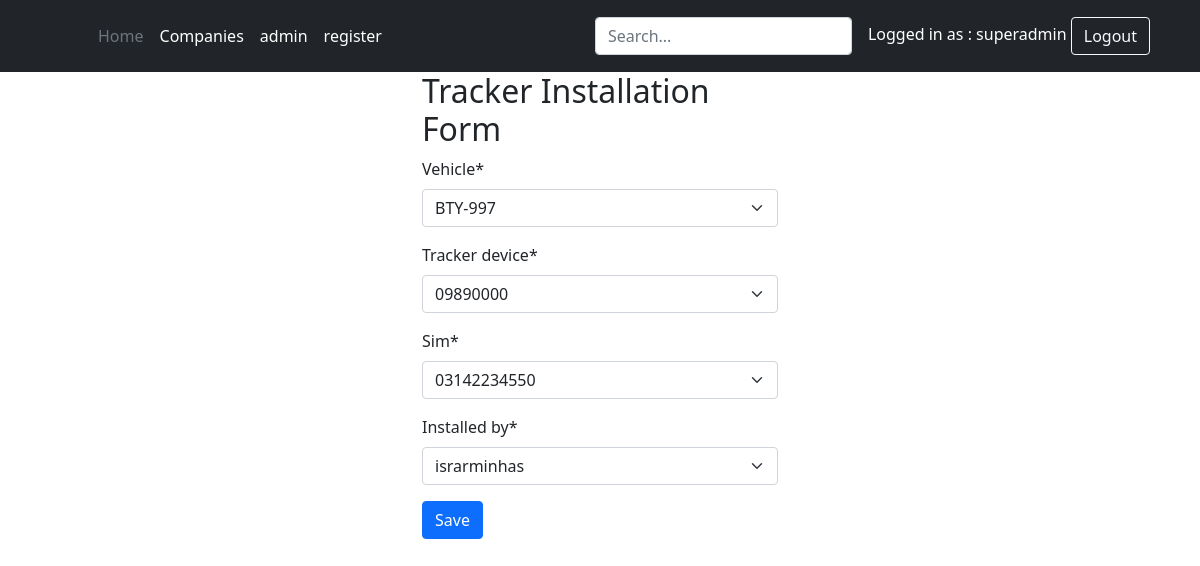
Page /installations/1/update/ (signed in) on the committed database.
### accounts/models.py (models this page shows)
class UserProfile(AbstractUser):
    is_manager  = models.BooleanField(default=False)
    is_admin    = models.BooleanField(default=False)
    is_installer = models.BooleanField(default=False)
    is_agent = models.BooleanField(default=False)
    company = models.ForeignKey(Company, on_delete=models.CASCADE, null=True, related_name='owned_companies')

### installations/models.py (models this page shows, shortened)
class TrackerInstallation(models.Model):
    vehicle = models.ForeignKey(Vehicle, on_delete=models.CASCADE, related_name='tracker_installations')
    tracker_device = models.ForeignKey(TrackerDevice, on_delete=models.CASCADE)
    sim = models.ForeignKey(Sim, on_delete=models.CASCADE)
    company = models.ForeignKey(Company, on_delete=models.CASCADE, related_name='tracker_installations')
    installed_by = models.ForeignKey(UserProfile, on_delete=models.CASCADE, related_name='tracker_installations')
    installed_at = models.DateTimeField(auto_now_add=True)
    class Meta:
        unique_together = ['vehicle', 'tracker_device', 'sim']

### installations/views.py (the view)
# urls.py: path('<int:pk>/update/', TrackerInstallationUpdateView.as_view(), name='trackerinstallation_update'),
class TrackerInstallationUpdateView(UpdateView):
    model = TrackerInstallation
    template_name = 'installations/tracker_installation_form.html'
    fields = ['vehicle', 'tracker_device', 'sim', 'installed_by']
    success_url = reverse_lazy('installations:tracker-installation-list')
    def get_form(self, form_class=None):
        form = super().get_form(form_class)
        if self.request.user.is_installer:
            form.fields['installed_by'].initial = self.request.user
            form.fields['installed_by'].widget.attrs['readonly'] = True
        elif self.request.user.is_manager or self.request.user.is_admin:
            form.fields['installed_by'].queryset = UserProfile.objects.filter(company=self.request.user.company, is_installer=True)
        return form

### inventory/models.py (called while the page is built)
    def __str__(self):
        return self.model_number

    def __str__(self):
        return self.MSISDN

### vehicles/models.py (called while the page is built)
    def __str__(self):
        return self.RegistrationNumber

### installations/templates/installations/tracker_installation_form.html (shortened to what this page needs)
{% extends "base.html" %}
{% load crispy_forms_tags %}
{% block content %}
 <div class="container">
  <div class="row" >
<div  class="col">
</div>
<div  class="col">
  <h2>Tracker Installation Form</h2>
  <form method="POST" enctype="multipart/form-data">
    {{ form|crispy }}
    <button class="btn btn-primary" type="submit">Save</button>
  </form>
</div>
      <div  class="col">
</div>
      </div>
  </div>
{% endblock %}

### templates/header.html (shortened to what this page needs)
<header class="p-3 bg-dark text-white">
    <div class="container">
      <div class="d-flex flex-wrap align-items-center justify-content-center justify-content-lg-start">
        <a href="/" class="d-flex align-items-center mb-2 mb-lg-0 text-white text-decoration-none">
          <svg class="bi me-2" width="40" height="32" role="img" aria-label="Bootstrap"><use xlink:href="#bootstrap"></use></svg>
        </a>
        <ul class="nav col-12 col-lg-auto me-lg-auto mb-2 justify-content-center mb-md-0">
          <li><a href="\" class="nav-link px-2 text-secondary">Home</a></li>
          {% if request.user.is_authenticated %}
              {% if request.user.is_superuser %}
          <li><a href="{% url 'home:company_list' %}" class="nav-link px-2 text-white">Companies</a></li>
          <li><a href="/admin/" class="nav-link px-2 text-white">admin</a></li>
          <li><a href="{% url 'accounts:register' %}" class="nav-link px-2 text-white">register</a></li>
          {% endif %}
          {% endif %}
        </ul>
        <form class="col-12 col-lg-auto mb-3 mb-lg-0 me-lg-3">
          <input type="search" class="form-control form-control-dark" placeholder="Search..." aria-label="Search">
        </form>
        {% if request.user.is_authenticated %}
        <div class="text-end">
        Logged in as : {{ request.user.username }}
        <a href="{% url 'accounts:logout' %}" class="btn btn-outline-light me-2">Logout</a>
        </div>
        {% else %}
        <div class="text-end">
          <a href="{% url 'accounts:login' %}" class="btn btn-outline-light me-2">Login</a>
        {% endif %}
      </div>
    </div>
  </header>

### rows in the picture
UserProfile: user.username "superadmin"
TrackerInstallation: vehicle "BTY-997", tracker_device "09890000", sim "03142234550", installed_by "israrminhas"
